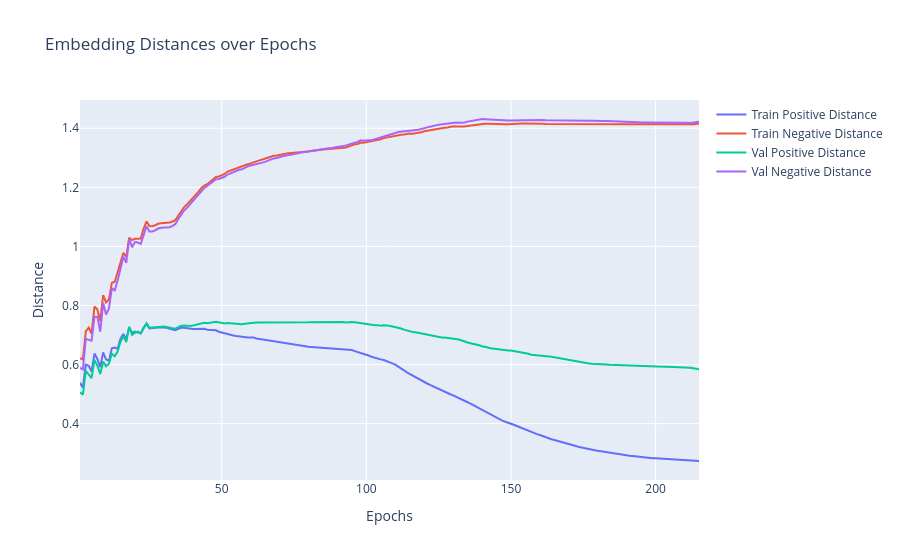

Notebook cell for this chart:
### Code cell
train_dists_mean = logs["train_dists"]
val_dists_mean = logs["val_dists"]

fig = go.Figure()
fig.add_trace(go.Scatter(x=epochs, y=train_dists_mean[:, 0], mode="lines", name="Train Positive Distance"))
fig.add_trace(go.Scatter(x=epochs, y=train_dists_mean[:, 1], mode="lines", name="Train Negative Distance"))
fig.add_trace(go.Scatter(x=epochs, y=val_dists_mean[:, 0], mode="lines", name="Val Positive Distance"))
fig.add_trace(go.Scatter(x=epochs, y=val_dists_mean[:, 1], mode="lines", name="Val Negative Distance"))

fig.update_layout(
    title="Embedding Distances over Epochs",
    xaxis_title="Epochs",
    yaxis_title="Distance",
    hovermode="x unified",
)

fig.show()

### Figure 1 — Plotly figure (JSON) as saved in the notebook; plotly's stock layout.template omitted (floating-point values rounded to 4 significant figures; data arrays with more than 128 entries replaced by an {"elided": "..."} marker saying what was removed)
{"data": [{"mode": "lines", "name": "Train Positive Distance", "type": "scatter", "x": {"elided": "215 int values"}, "y": {"elided": "215 float values"}}, {"mode": "lines", "name": "Train Negative Distance", "type": "scatter", "x": {"elided": "215 int values"}, "y": {"elided": "215 float values"}}, {"mode": "lines", "name": "Val Positive Distance", "type": "scatter", "x": {"elided": "215 int values"}, "y": {"elided": "215 float values"}}, {"mode": "lines", "name": "Val Negative Distance", "type": "scatter", "x": {"elided": "215 int values"}, "y": {"elided": "215 float values"}}], "layout": {"hovermode": "x unified", "title": {"text": "Embedding Distances over Epochs"}, "xaxis": {"title": {"text": "Epochs"}}, "yaxis": {"title": {"text": "Distance"}}}}
